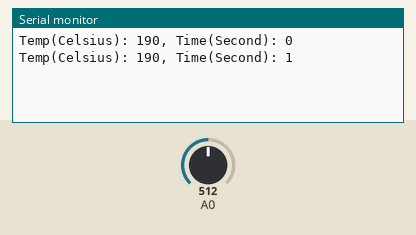
Recording of a sketch running on a simulated Arduino Uno, built with avr-gcc and run on an emulated ATmega328P. Shown: the last lines printed to the serial monitor. The inputs (shaded band) are chosen by the test bench; at power-on: A0 = 512.

Above: at 1.8 s.
1.9 s: A0 set to 716
At 2.3 s:
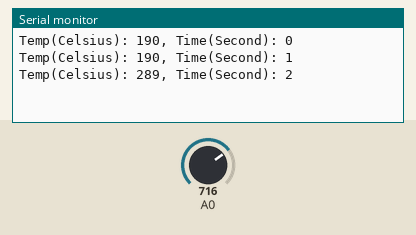
3.4 s: A0 set to 900
At 4.8 s:
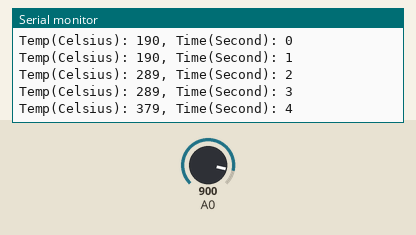
Timing chart, 0 to 6.4 s (numbered marks = the images above; inputs shaded):
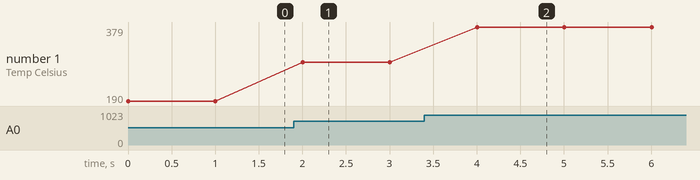

Measured:
- after the input at 1.9 s, the serial monitor: prints a new line after 0.10 s (image 1)
- after the input at 3.4 s, the serial monitor: prints a new line after 0.60 s (image 2)
- plotted number 1: 190 → 289 after the input at 1.9 s, 289 → 379 after the input at 3.4 s

The sketch:

Arduino_temp_sensor.ino
```cpp
int sec = 0;

void setup() {
  Serial.begin(9600) ;      // パソコン(ArduinoIDE)とシリアル通信の準備を行う
}

void loop() {
  int ans , temp , tv;
  ans = analogRead(0) ;              // アナログ０番ピンからセンサー値を読込む
  tv  = map(ans,0,1023,0,5000) ;     // センサー値を電圧に変換する
  temp = map(tv,300,1600,-30,100);  // 電圧から温度に変換する
  Serial.print("Temp(Celsius): ");
  Serial.print(temp);             // 値をパソコン(ＩＤＥ)に送る
  Serial.print(", Time(Second): ");
  Serial.println(sec);
  sec = sec + 1;
  delay(1000) ;                      // １秒毎に繰り返す
}
```
